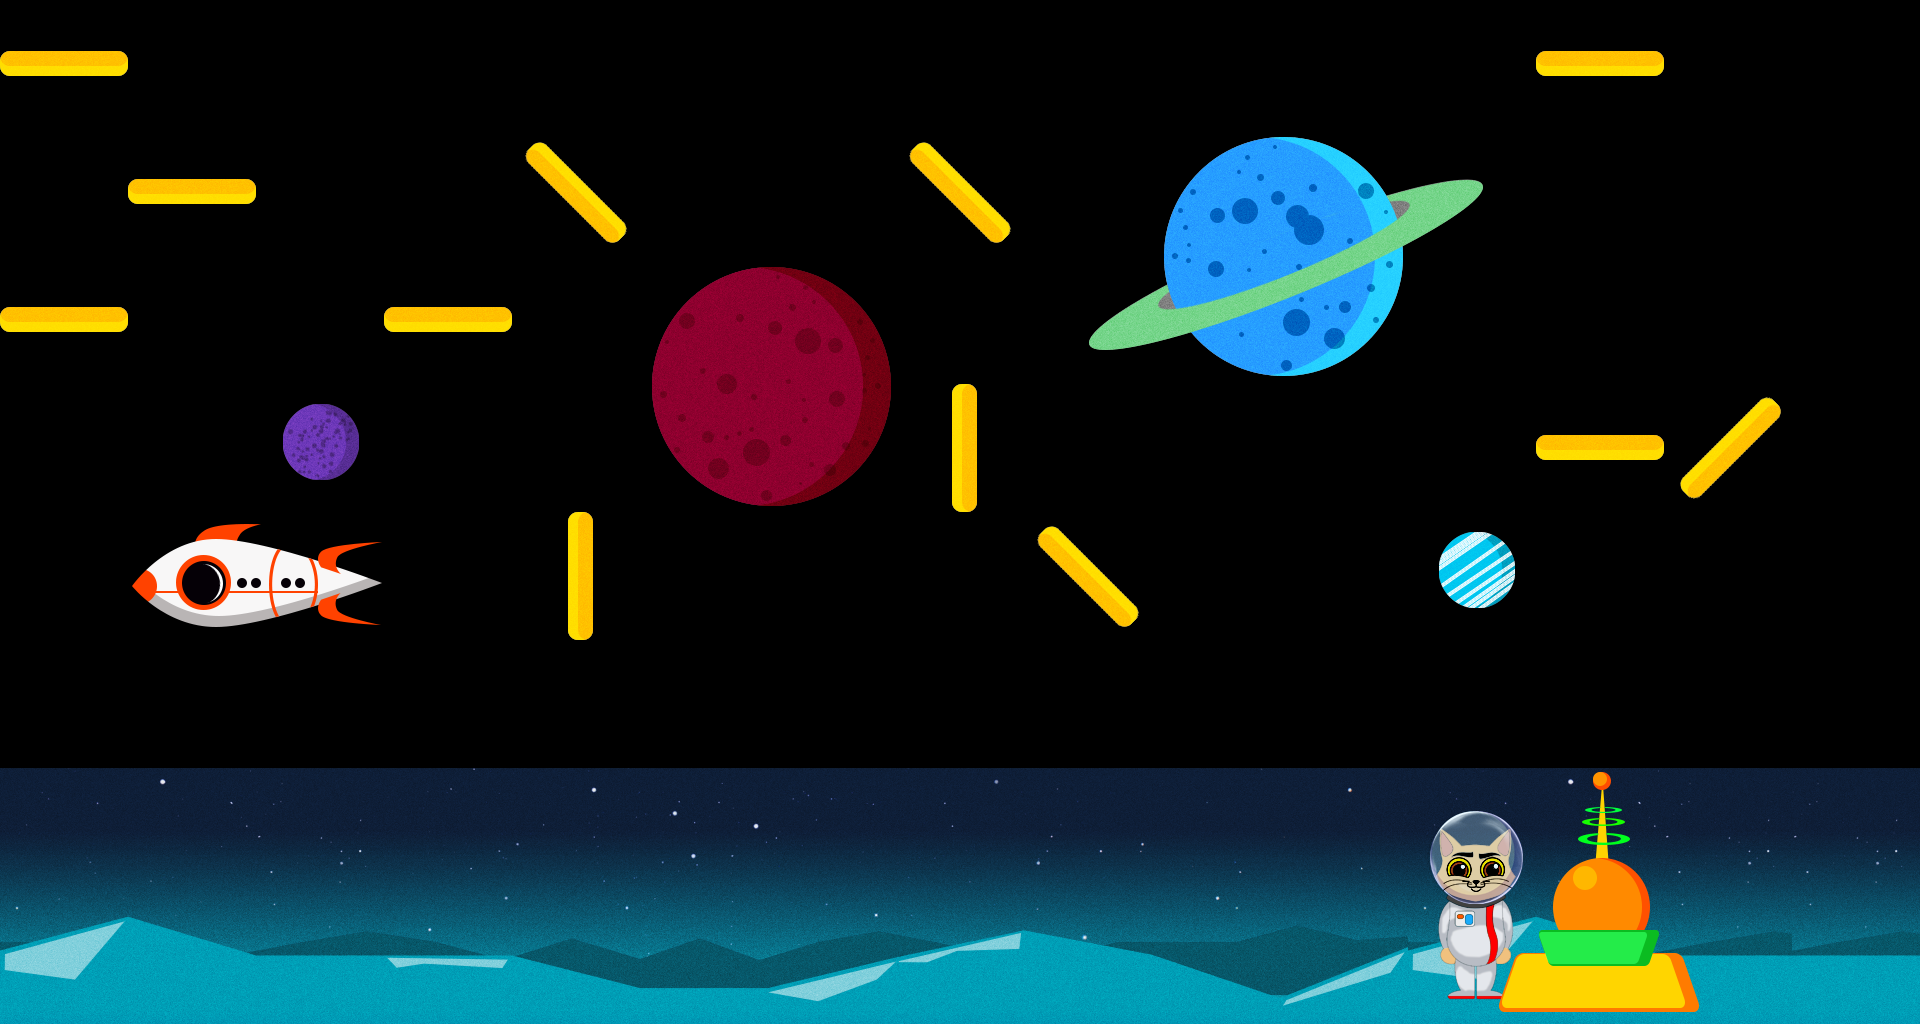

Below is a game level as drawn by its tile map, then a one-line description and the .tmx file that defines it, in full:
An orthogonal 15x8 tile map with 128x128 px tiles, 3 tile layers (BackgroudLayer, PlayerLayer, GameLayer), 2 tilesets.

<map version="1.0" tiledversion="1.1.0" orientation="orthogonal" renderorder="right-down" width="15" height="8" tilewidth="128" tileheight="128" infinite="0" nextobjectid="1">
 <tileset firstgid="1" source="tiles.tsx" />
 <tileset firstgid="65" source="template_assets_v1.tsx" />
 <layer name="BackgroudLayer" width="15" height="8">
  <data encoding="csv">
0,0,0,0,0,0,0,0,0,0,0,0,0,0,0,
0,0,0,0,0,0,0,0,0,0,0,0,0,0,0,
0,0,0,0,0,0,0,0,0,0,0,0,0,0,0,
0,0,0,0,0,0,0,0,0,0,0,0,0,0,0,
0,0,0,0,0,0,0,0,0,0,0,0,0,0,0,
0,0,0,0,0,0,0,0,0,0,0,0,0,0,0,
158,159,160,161,162,163,164,165,166,167,168,158,159,160,160,
173,174,175,176,177,178,179,180,181,182,183,173,174,175,175
</data>
 </layer>
 <layer name="PlayerLayer" width="15" height="8">
  <data encoding="csv">
0,0,0,0,0,0,0,0,0,0,0,0,0,0,0,
0,0,0,0,0,0,0,0,0,0,0,0,0,0,0,
0,0,0,0,0,0,0,0,0,0,0,0,0,0,0,
0,0,0,0,0,0,0,0,0,0,0,0,0,0,0,
0,0,0,0,0,0,0,0,0,0,0,0,0,0,0,
0,0,0,0,0,0,0,0,0,0,0,0,0,0,0,
0,0,0,0,0,0,0,0,0,0,0,137,0,0,0,
0,0,0,0,0,0,0,0,0,0,0,152,0,0,0
</data>
 </layer>
 <layer name="GameLayer" width="15" height="8">
  <data encoding="csv">
122,142,0,0,0,0,0,0,0,0,0,0,122,0,0,
0,122,0,0,121,0,0,121,82,83,84,85,0,0,0,
122,0,0,122,0,113,114,0,97,98,99,100,0,0,100,
0,0,101,0,0,128,129,119,0,0,0,0,122,120,0,
0,92,93,0,119,0,0,0,121,0,0,102,0,0,0,
0,0,0,0,0,0,0,0,0,0,0,0,0,0,0,
0,0,0,0,0,0,0,0,0,0,0,89,90,91,0,
0,0,0,0,0,0,0,0,0,0,0,104,105,106,0
</data>
 </layer>
</map>
